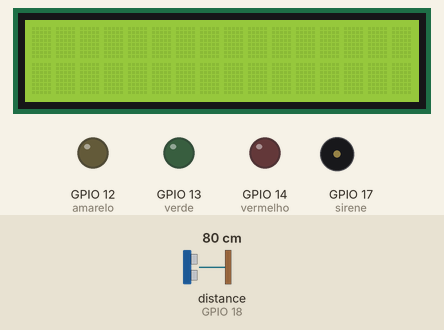
Recording of a sketch running on a simulated ESP32. Parts: 16×2 character LCD, output pins drawn as LEDs (lit = HIGH), buzzer (waves = sounding, pin HIGH). Wiring (inferred from the names in the program): ultrasonic range finder: trigger GPIO 23; echo GPIO 18. The inputs (shaded band) are chosen by the test bench; at power-on: distance to the obstacle (sensor on GPIO 18) 80 cm. The echo pulse lasts 58.3 µs per cm; WiFi joins after 1.5 s; servers stay silent unless stated; pins used as bus, display or sensor lines are not drawn; what the sketch prints to the serial monitor is not drawn.

Above: at 3.0 s.
3.1 s: distance to the obstacle (sensor on GPIO 18) set to 43 cm
6.1 s: distance to the obstacle (sensor on GPIO 18) set to 37 cm
At 8.5 s:
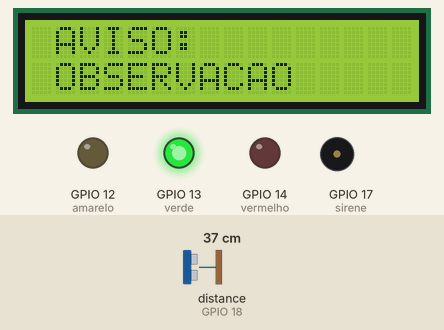
9.4 s: distance to the obstacle (sensor on GPIO 18) set to 2 cm
At 12.7 s:
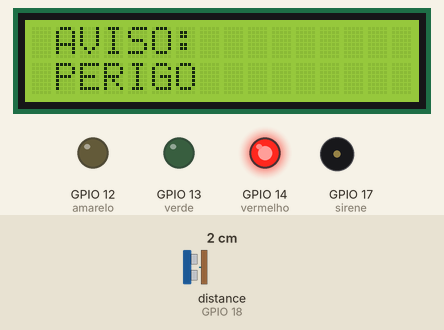
13.5 s: distance to the obstacle (sensor on GPIO 18) set to 18 cm
At 16.8 s:
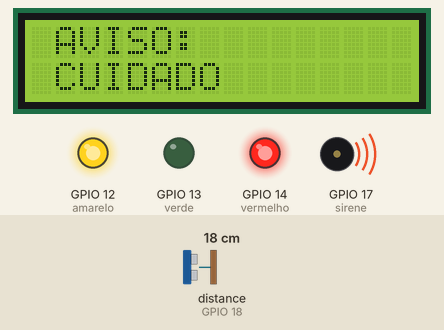
17.6 s: distance to the obstacle (sensor on GPIO 18) set to 35 cm
At 20.5 s:
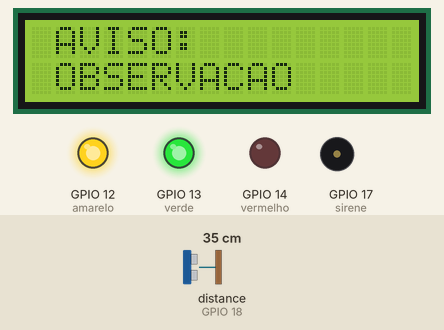
21.7 s: distance to the obstacle (sensor on GPIO 18) set to 4 cm
At 25.9 s:
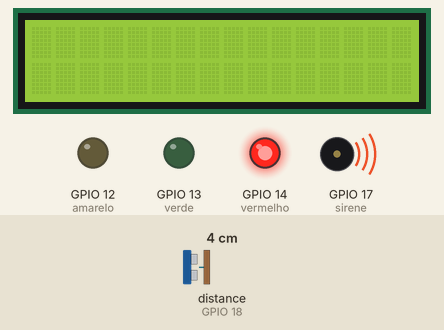
Timing chart, 0 to 26.8 s (numbered marks = the images above; inputs shaded):
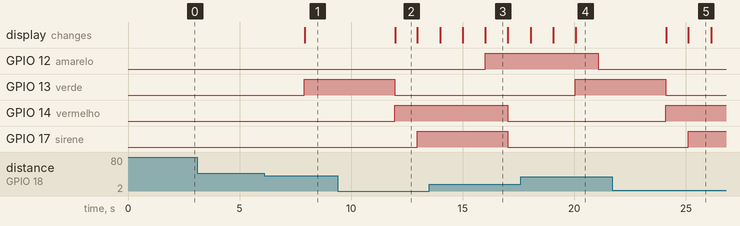

Measured:
- the behaviour switches between 40 and 39 cm on distance to the obstacle (sensor on GPIO 18) (found by bisection; images 0 and 1)
- after the input at 3.1 s, every drawn part: stays the same
- after the input at 6.1 s, GPIO 13 (verde): LOW → HIGH after 1.8 s; the display: changes after 1.8 s (image 1)
- after the input at 9.4 s, GPIO 13 (verde): HIGH → LOW after 2.6 s; GPIO 14 (vermelho): LOW → HIGH after 2.6 s; GPIO 17 (sirene): LOW → HIGH after 3.6 s; the display: changes after 2.6 s (image 2)
- after the input at 13.5 s, GPIO 12 (amarelo): LOW → HIGH after 2.5 s; GPIO 14 (vermelho), GPIO 17 (sirene): HIGH → LOW after 3.5 s; the display: first differs from a run without the input after 2.5 s (image 3)
- after the input at 17.6 s, GPIO 12 (amarelo): HIGH → LOW after 3.5 s; GPIO 13 (verde): LOW → HIGH after 2.5 s; the display: first differs from a run without the input after 2.5 s (image 4)
- after the input at 21.7 s, GPIO 13 (verde): HIGH → LOW after 2.4 s; GPIO 14 (vermelho): LOW → HIGH after 2.4 s; GPIO 17 (sirene): LOW → HIGH after 3.4 s; the display: first changes after 2.4 s (image 5 shows a later state)
- what the display in image 2 shows lasts 1.0 s, from 12.0 s to 13.0 s

The sketch:

hydrosense.ino
```cpp
#define BLYNK_TEMPLATE_ID           "TMPL2l62GmY9g"
#define BLYNK_TEMPLATE_NAME         "Sensor de enchentes"
#define BLYNK_AUTH_TOKEN            "dTCA-Aj2AkhLQ2wvxufM5lCmY-iLlRLv"
#define BLYNK_PRINT Serial

//BIBLIOTECAS
#include <WiFi.h>
//#include <WiFiClient.h>
#include <BlynkSimpleEsp32.h>
#include <dummy.h>
#include <Wire.h>
#include <LiquidCrystal_I2C.h>

//Inicializando o objeto timer do tipo BlynkTimer
BlynkTimer timer;


// DEFINE O NUMERO DE COLUNAS E LINHAS DO LCD
//#define col 16 //numero de colunas
//#define lin 2
// número de linhas
//#define ende 0x3F
//define o endereço do display

#define TRIGGER_PIN  23
#define ECHO_PIN     18


LiquidCrystal_I2C lcd(0x27,16,2);
//Cria o objeto lcd passando como parâmetros o endereço, o nº de colunas e o nº de linhas


// WIFI E SENHA
char auth[] = "dTCA-Aj2AkhLQ2wvxufM5lCmY-iLlRLv";
char ssid[] = "Wi-Fi ACS07";
char pass[] = "195f791ab816";


// VARIÁVEIS
int verde = 13;
int amarelo = 12;
int vermelho = 14;
int sirene = 17;

// SETUP
void setup() {
  Serial.begin(9600);
  pinMode(TRIGGER_PIN, OUTPUT);
  pinMode(ECHO_PIN, INPUT);
  pinMode(verde, OUTPUT);
  pinMode(vermelho, OUTPUT);
  pinMode(amarelo, OUTPUT);
  pinMode(sirene, OUTPUT);
  lcd.init();
//inicializa a comunicação com o display ja conectado
//lcd.clear(); //limpa a tela do display
lcd.backlight(); //Aciona a luz de fundo do display

// INICIALIZANDO O BLYNK
Blynk.begin(auth, ssid, pass);

}


void loop() {

// CHAMA A FUNÇÃO Blynk.run()
  Blynk.run();

// CHAMA A FUNÇÃO timer.run()
  timer.run();

  long duration, distance;

  // LIMPA O PINO DE TRIGGER
  digitalWrite(TRIGGER_PIN, LOW);
  delayMicroseconds(2);

  // ENVIA UM PULSO DE 10 MICROSSEGUNDOS NO PINO DE TRIGGER
  digitalWrite(TRIGGER_PIN, HIGH);
  delayMicroseconds(10);
  digitalWrite(TRIGGER_PIN, LOW);

  // LÊ A DURAÇÃO DO PULSO NO PINO DE ECO
  duration = pulseIn(ECHO_PIN, HIGH);

  // CALCULA A DISTÂNCIA EM CENTÍMETROS
  distance = duration * 0.034 / 2;

  // EXIBE A DISTÂNCIA NO MONITOR SERIAL
  Serial.print("Distancia: ");
  Serial.print(distance);
  Serial.println(" cm");

// ESCREVE NO PINO VIRTUAL V1 O VALOR DA VARIÁVEL (DISTANCE)
  Blynk.virtualWrite(V1, distance);


  delay(1000); // Espera 1 segundo antes de realizar a próxima leitura

  //lcd.setCursor(0, 0); //Coloca o cursor do display na coluna 1 e linha 1
  //lcd.setCursor(0, 1); //Coloca o cursor do display na coluna 1 e linha 2
  // LEITURA DOS LED'S

   if (distance>=25 && distance<=38)
     {
      digitalWrite(verde, HIGH);
      lcd.setCursor(0, 0); //Coloca o cursor do display na coluna 1 e linha 1
       lcd.print(" AVISO: ");  //BAIXAS CHANCES!
       lcd.setCursor(0, 1); //Coloca o cursor do display na coluna 1 e linha 2
       lcd.print(" OBSERVACAO "); // BAIXAS CHANCES
       delay(1000);
       //lcd.clear();

     }

   else
   {
    digitalWrite(verde, LOW);
    lcd.clear();
   }

   if (distance >=15 && distance <=25)
     {

      digitalWrite(amarelo, HIGH);
      lcd.setCursor(0, 0); //Coloca o cursor do display na coluna 1 e linha 1
       lcd.print(" AVISO: ");  //BAIXAS CHANCES!
       lcd.setCursor(0, 1); //Coloca o cursor do display na coluna 1 e linha 2
       lcd.print(" CUIDADO "); // BAIXAS CHANCES
      delay(1000);
      lcd.clear();
     }

   else
   {
    digitalWrite(amarelo, LOW);

   }

   if(distance >=1 && distance <=15)
   {
      digitalWrite(vermelho,HIGH);
      lcd.setCursor(0, 0); //Coloca o cursor do display na coluna 1 e linha 1
       lcd.print(" AVISO: ");  //BAIXAS CHANCES!
       lcd.setCursor(0, 1); //Coloca o cursor do display na coluna 1 e linha 2
       lcd.print(" PERIGO "); // BAIXAS CHANCES
      delay(1000);
      lcd.clear();
   }
   else
     {
      digitalWrite(vermelho, LOW);
     }

// PARTE DO BUZZER

    if(distance >=1 && distance <=15)
    {
     digitalWrite(sirene,HIGH);
    }

    else
     {
      digitalWrite(sirene, LOW);

     }
}
```
